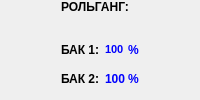
        <widget class="QFrame" name="frame_4">
         <property name="frameShape">
          <enum>QFrame::NoFrame</enum>
         </property>
         <property name="frameShadow">
          <enum>QFrame::Raised</enum>
         </property>
         <layout class="QGridLayout" name="gridLayout_10">
          <property name="leftMargin">
           <number>0</number>
          </property>
          <property name="topMargin">
           <number>0</number>
          </property>
          <property name="rightMargin">
           <number>0</number>
          </property>
          <property name="bottomMargin">
           <number>0</number>
          </property>
          <property name="spacing">
           <number>0</number>
          </property>
          <item row="0" column="0">
           <widget class="QLabel" name="label_6">
            <property name="sizePolicy">
             <sizepolicy hsizetype="Fixed" vsizetype="Fixed">
              <horstretch>0</horstretch>
              <verstretch>0</verstretch>
             </sizepolicy>
            </property>
            <property name="font">
             <font>
              <weight>75</weight>
              <bold>true</bold>
             </font>
            </property>
            <property name="text">
             <string>РОЛЬГАНГ:</string>
            </property>
           </widget>
          </item>
          <item row="1" column="0">
           <layout class="QHBoxLayout" name="horizontalLayout_4">
            <property name="spacing">
             <number>0</number>
            </property>
            <item>
             <widget class="QPushButton" name="pushButton_LP_ST_ROLGANG_BWD">
              <property name="enabled">
               <bool>false</bool>
              </property>
              <property name="sizePolicy">
               <sizepolicy hsizetype="Fixed" vsizetype="Fixed">
                <horstretch>0</horstretch>
                <verstretch>0</verstretch>
               </sizepolicy>
              </property>
              <property name="minimumSize">
               <size>
                <width>16</width>
                <height>16</height>
               </size>
              </property>
              <property name="maximumSize">
               <size>
                <width>16</width>
                <height>16</height>
               </size>
              </property>
              <property name="styleSheet">
               <string notr="true">QPushButton
{
	image:url(:/images/images/player_fwd___.png);
	border:none;
}

QPushButton:checked
{
	image:url(:/images/images/player_fwd__.png);
	border:none;
}
</string>
              </property>
              <property name="text">
               <string/>
              </property>
              <property name="checkable">
               <bool>true</bool>
              </property>
             </widget>
            </item>
            <item>
             <widget class="QPushButton" name="pushButton_LP_ST_ROLGANG_FWD">
              <property name="enabled">
               <bool>false</bool>
              </property>
              <property name="sizePolicy">
               <sizepolicy hsizetype="Fixed" vsizetype="Fixed">
                <horstretch>0</horstretch>
                <verstretch>0</verstretch>
               </sizepolicy>
              </property>
              <property name="minimumSize">
               <size>
                <width>16</width>
                <height>16</height>
               </size>
              </property>
              <property name="maximumSize">
               <size>
                <width>16</width>
                <height>16</height>
               </size>
              </property>
              <property name="styleSheet">
               <string notr="true">QPushButton
{
	image:url(:/images/images/player_bwd___.png);
	border:none;
}

QPushButton:checked
{
	image:url(:/images/images/player_bwd__.png);
	border:none;
}
</string>
              </property>
              <property name="text">
               <string/>
              </property>
              <property name="checkable">
               <bool>true</bool>
              </property>
             </widget>
            </item>
           </layout>
          </item>
          <item row="2" column="0">
           <widget class="QFrame" name="frame_3">
            <property name="layoutDirection">
             <enum>Qt::LeftToRight</enum>
            </property>
            <property name="frameShape">
             <enum>QFrame::NoFrame</enum>
            </property>
            <property name="frameShadow">
             <enum>QFrame::Raised</enum>
            </property>
            <layout class="QGridLayout" name="gridLayout_9">
             <property name="leftMargin">
              <number>0</number>
             </property>
             <property name="topMargin">
              <number>0</number>
             </property>
             <property name="rightMargin">
              <number>0</number>
             </property>
             <property name="bottomMargin">
              <number>0</number>
             </property>
             <property name="spacing">
              <number>2</number>
             </property>
             <item row="0" column="2">
              <widget class="QLabel" name="label_9">
               <property name="sizePolicy">
                <sizepolicy hsizetype="Preferred" vsizetype="Fixed">
                 <horstretch>0</horstretch>
                 <verstretch>0</verstretch>
                </sizepolicy>
               </property>
               <property name="font">
                <font>
                 <weight>75</weight>
                 <bold>true</bold>
                </font>
               </property>
               <property name="styleSheet">
                <string notr="true">color: rgb(0, 0, 255);</string>
               </property>
               <property name="text">
                <string>%</string>
               </property>
              </widget>
             </item>
             <item row="1" column="1">
              <widget class="QLabel" name="label_LP_ST_UDP_WATER_LEVEL2">
               <property name="sizePolicy">
                <sizepolicy hsizetype="Preferred" vsizetype="Fixed">
                 <horstretch>0</horstretch>
                 <verstretch>0</verstretch>
                </sizepolicy>
               </property>
               <property name="font">
                <font>
                 <weight>75</weight>
                 <bold>true</bold>
                </font>
               </property>
               <property name="layoutDirection">
                <enum>Qt::RightToLeft</enum>
               </property>
               <property name="styleSheet">
                <string notr="true">color: rgb(0, 0, 255);</string>
               </property>
               <property name="text">
                <string>100</string>
               </property>
               <property name="alignment">
                <set>Qt::AlignLeading|Qt::AlignLeft|Qt::AlignVCenter</set>
               </property>
              </widget>
             </item>
             <item row="1" column="2">
              <widget class="QLabel" name="label_11">
               <property name="sizePolicy">
                <sizepolicy hsizetype="Preferred" vsizetype="Fixed">
                 <horstretch>0</horstretch>
                 <verstretch>0</verstretch>
                </sizepolicy>
               </property>
               <property name="font">
                <font>
                 <weight>75</weight>
                 <bold>true</bold>
                </font>
               </property>
               <property name="styleSheet">
                <string notr="true">color: rgb(0, 0, 255);</string>
               </property>
               <property name="text">
                <string>%</string>
               </property>
              </widget>
             </item>
             <item row="1" column="0">
              <widget class="QLabel" name="label_7">
               <property name="sizePolicy">
                <sizepolicy hsizetype="Preferred" vsizetype="Fixed">
                 <horstretch>0</horstretch>
                 <verstretch>0</verstretch>
                </sizepolicy>
               </property>
               <property name="font">
                <font>
                 <weight>75</weight>
                 <bold>true</bold>
                </font>
               </property>
               <property name="layoutDirection">
                <enum>Qt::LeftToRight</enum>
               </property>
               <property name="text">
                <string>БАК 2: </string>
               </property>
              </widget>
             </item>
             <item row="0" column="1">
              <widget class="QLabel" name="label_LP_ST_UDP_WATER_LEVEL1">
               <property name="sizePolicy">
                <sizepolicy hsizetype="Preferred" vsizetype="Fixed">
                 <horstretch>0</horstretch>
                 <verstretch>0</verstretch>
                </sizepolicy>
               </property>
               <property name="font">
                <font>
                 <pointsize>8</pointsize>
                 <weight>75</weight>
                 <bold>true</bold>
                </font>
               </property>
               <property name="layoutDirection">
                <enum>Qt::RightToLeft</enum>
               </property>
               <property name="styleSheet">
                <string notr="true">color: rgb(0, 0, 255);</string>
               </property>
               <property name="text">
                <string>100</string>
               </property>
               <property name="alignment">
                <set>Qt::AlignLeading|Qt::AlignLeft|Qt::AlignVCenter</set>
               </property>
              </widget>
             </item>
             <item row="0" column="0">
              <widget class="QLabel" name="label_10">
               <property name="sizePolicy">
                <sizepolicy hsizetype="Preferred" vsizetype="Fixed">
                 <horstretch>0</horstretch>
                 <verstretch>0</verstretch>
                </sizepolicy>
               </property>
               <property name="font">
                <font>
                 <weight>75</weight>
                 <bold>true</bold>
                </font>
               </property>
               <property name="layoutDirection">
                <enum>Qt::LeftToRight</enum>
               </property>
               <property name="text">
                <string>БАК 1: </string>
               </property>
              </widget>
             </item>
            </layout>
           </widget>
          </item>
         </layout>
        </widget>
